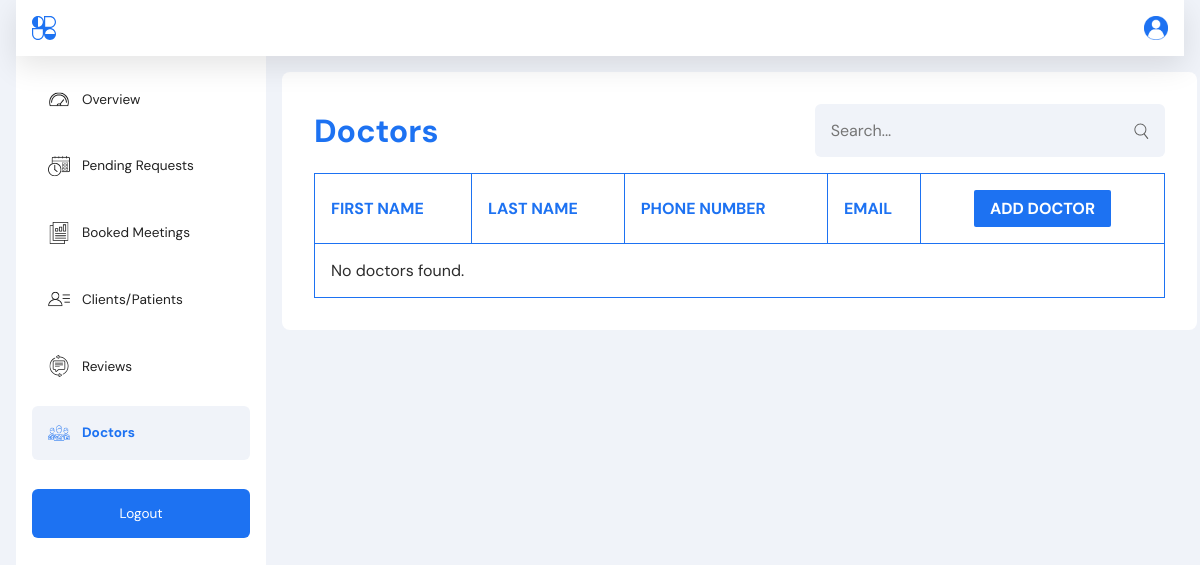
Page /admin/doctors.php (signed in) on the earlier database version.
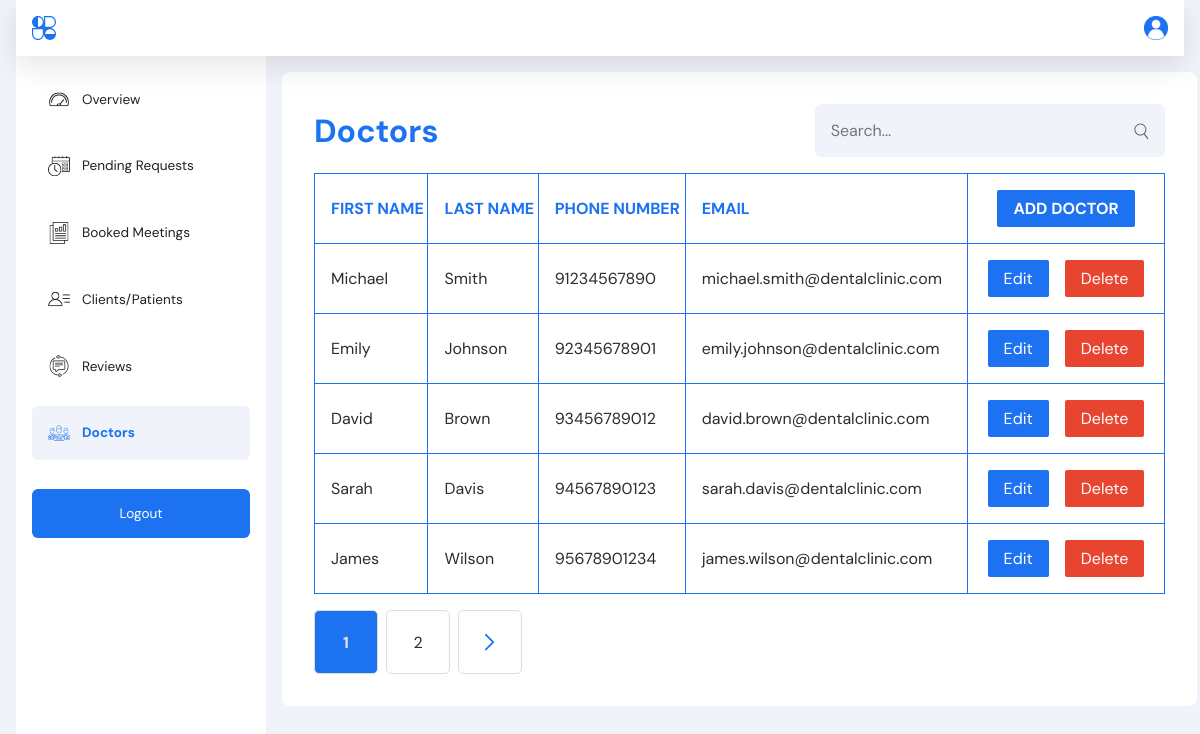
Same page on the later database version.
### tables this page shows
CREATE TABLE `doctors` (
  `doctor_id` int(11) NOT NULL,
  `first_name` varchar(50) NOT NULL,
  `last_name` varchar(50) NOT NULL,
  `phone_number` varchar(15) DEFAULT NULL,
  `email` varchar(100) DEFAULT NULL,
  `created_at` timestamp NOT NULL DEFAULT current_timestamp()
);

### admin/doctors.php (the view, shortened to what this page needs)
<?php
require_once '../includes/dbh.inc.php';
require_once './includes/pagination.php';
$limit = 5;
$page = isset($_GET['page']) ? (int)$_GET['page'] : 1;
$start = ($page - 1) * $limit;
$totalQuery = "SELECT COUNT(*) AS total FROM doctors";
$totalResult = $conn->query($totalQuery);
$totalRow = $totalResult->fetch_assoc();
$totalRecords = $totalRow['total'];
$query = "SELECT * FROM doctors LIMIT $start, $limit";
$result = $conn->query($query);
$doctors = [];
if ($result->num_rows > 0) {
  while ($row = $result->fetch_assoc()) {
    $doctors[] = $row;
  }
}
$totalPages = ceil($totalRecords / $limit);
?>
<!DOCTYPE html>
<html lang="en">
<head>
  <link rel="stylesheet" href="../src/dist/styles.css" />
</head>
<body>
  <main class="admin-main">
    <?php include("includes/nav.php"); ?>
    <?php include("includes/side_nav.php"); ?>
     <section class="account__container admin-cards">
      <div class="doctors-page">
        <div class="doctors-page__content">
          <div class="doctors-page__content-header">
              <h1>Doctors</h1>
              <form class="doctors-page__content-header-search-bar">
                <input type="text" name="appointment" id="appointment" placeholder="Search..." />
                <button type="submit">
                  <img src="../assets/admin_images/search.svg" alt="search icon" />
                </button>
              </form>
          </div>
          <table>
              <thead>
                <tr>
                  <th>FIRST NAME</th>
                  <th>LAST NAME</th>
                  <th>PHONE NUMBER</th>
                  <th>EMAIL</th>
                  <th><button>ADD DOCTOR</button></th>
                </tr>
              </thead>
              <tbody>
                <?php if (!empty($doctors)): ?>
                  <?php foreach ($doctors as $doctor): ?>
                    <tr>
                      <td><?php echo htmlspecialchars($doctor['first_name']); ?></td>
                      <td><?php echo htmlspecialchars($doctor['last_name']); ?></td>
                      <td><?php echo htmlspecialchars($doctor['phone_number']); ?></td>
                      <td><?php echo htmlspecialchars($doctor['email']); ?></td>
                      <td>
                        <div class="button__container">
                          <button class="edit-btn">Edit</button>
                          <button class="delete-btn">Delete</button>
                        </div>
                      </td>
                    </tr>
                  <?php endforeach; ?>
                <?php else: ?>
                  <tr>
                    <td colspan="5">No doctors found.</td>
                  </tr>
                <?php endif; ?>
              </tbody>
          </table>
          <?php renderPagination($page, $totalPages) ?>
        </div>
      </div>
    </section>
  </main>
</body>
</html>

### admin/includes/pagination.php (shortened to what this page needs)
<?php
function renderPagination($currentPage, $totalPages) {
    if ($totalPages <= 1) return;
    echo '<div class="pagination">';
    for ($i = 1; $i <= $totalPages; $i++) {
        $activeClass = $i == $currentPage ? 'active-page' : '';
        echo '<a href="?page=' . $i . '" class="button ' . $activeClass . '">' . $i . '</a>';
    }
    if ($currentPage < $totalPages) {
        echo '<a href="?page=' . ($currentPage + 1) . '" class="button icon">
                <svg width="33" height="33" viewBox="0 0 33 33" fill="none" xmlns="http://www.w3.org/2000/svg">
                  <path d="M12.036 8.00655L20.0426 16.0131L12.036 24.0197" stroke="#1D72F2" stroke-width="2" stroke-linecap="round" stroke-linejoin="round"/>
                </svg>
              </a>';
    }
    echo '</div>';
}

Differences in the rows shown:
added doctors: first_name "Michael", last_name "Smith", phone_number "91234567890", email "michael.smith@dentalclinic.com"
added doctors: first_name "Emily", last_name "Johnson", phone_number "92345678901", email "emily.johnson@dentalclinic.com"
added doctors: first_name "David", last_name "Brown", phone_number "93456789012", email "david.brown@dentalclinic.com"
added doctors: first_name "Sarah", last_name "Davis", phone_number "94567890123", email "sarah.davis@dentalclinic.com"
added doctors: first_name "James", last_name "Wilson", phone_number "95678901234", email "james.wilson@dentalclinic.com"
Other differences:
new list line: "1"
new list line: "2"
text no longer shown: "No doctors found."
